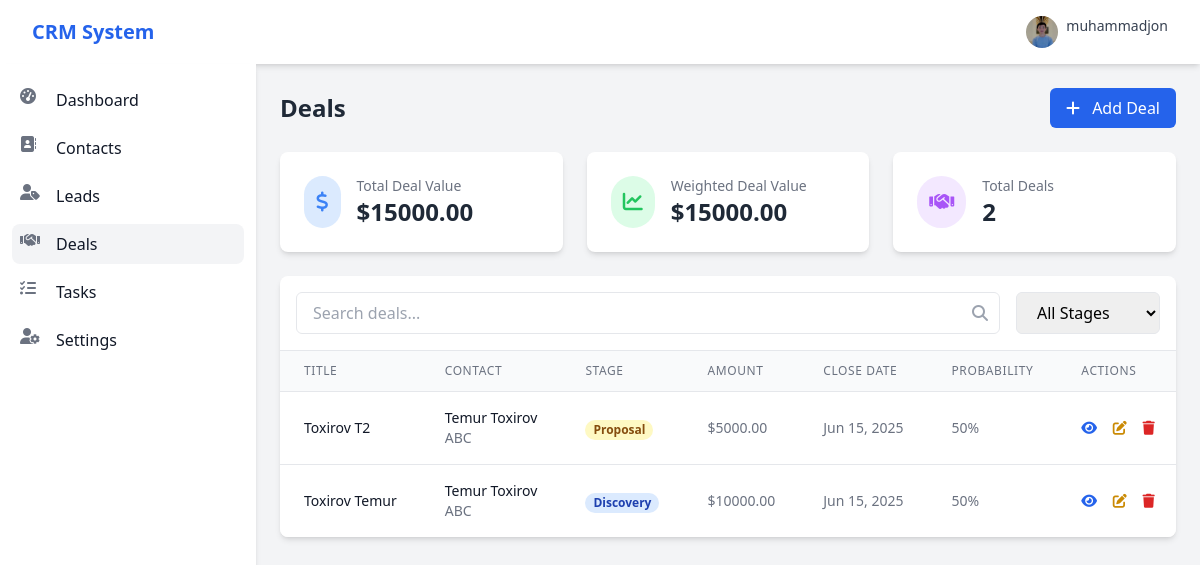
The page /deals/ (signed in) on the database its author committed.
### accounts/models.py (models this page shows, shortened)
class Profile(models.Model):
    user = models.OneToOneField(User, on_delete=models.CASCADE)
    bio = models.TextField(max_length=500, blank=True)
    phone_number = models.CharField(max_length=20, blank=True)
    position = models.CharField(max_length=100, blank=True)
    profile_image = models.ImageField(upload_to='profile_pics', default='default.jpg')

### deals/models.py (models this page shows, shortened)
class Deal(models.Model):
    STAGE_CHOICES = [
        ('discovery', 'Discovery'),
        ('proposal', 'Proposal'),
        ('negotiation', 'Negotiation'),
        ('closed_won', 'Closed Won'),
        ('closed_lost', 'Closed Lost'),
    ]
    title = models.CharField(max_length=200)
    contact = models.ForeignKey(Contact, on_delete=models.CASCADE, related_name='deals')
    lead = models.ForeignKey(Lead, on_delete=models.SET_NULL, null=True, blank=True, related_name='deals')
    stage = models.CharField(max_length=20, choices=STAGE_CHOICES, default='discovery')
    amount = models.DecimalField(max_digits=10, decimal_places=2)
    expected_close_date = models.DateField()
    probability = models.IntegerField(default=50, help_text="Probability of closing (%)")
    description = models.TextField(blank=True, null=True)
    assigned_to = models.ForeignKey(User, on_delete=models.SET_NULL, null=True, blank=True,
                                    related_name='assigned_deals')
    created_by = models.ForeignKey(User, on_delete=models.CASCADE, related_name='created_deals')
    created_at = models.DateTimeField(auto_now_add=True)
    updated_at = models.DateTimeField(auto_now=True)
    class Meta:
        ordering = ['-created_at']

### contacts/models.py (models this page shows, shortened)
class Contact(models.Model):
    LEAD_SOURCE_CHOICES = [
        ('website', 'Website'),
        ('referral', 'Referral'),
        ('social_media', 'Social Media'),
        ('email', 'Email Campaign'),
        ('other', 'Other'),
    ]
    first_name = models.CharField(max_length=100)
    last_name = models.CharField(max_length=100)
    email = models.EmailField(unique=True)
    phone = models.CharField(max_length=15, blank=True, null=True)
    company = models.CharField(max_length=100, blank=True, null=True)
    position = models.CharField(max_length=100, blank=True, null=True)
    address = models.TextField(blank=True, null=True)
    source = models.CharField(max_length=20, choices=LEAD_SOURCE_CHOICES, default='other')
    notes = models.TextField(blank=True, null=True)
    assigned_to = models.ForeignKey(User, on_delete=models.SET_NULL, null=True, blank=True,
                                    related_name='assigned_contacts')
    created_by = models.ForeignKey(User, on_delete=models.CASCADE, related_name='created_contacts')
    created_at = models.DateTimeField(auto_now_add=True)
    updated_at = models.DateTimeField(auto_now=True)
    class Meta:
        ordering = ['-created_at']

### deals/views.py (the view)
# urls.py: path('', views.deal_list, name='deal_list'),
@login_required
def deal_list(request):
    deals = Deal.objects.all()
    stage_totals = Deal.objects.values('stage').annotate(total=Sum('amount'))
    stage_totals_dict = {item['stage']: item['total'] for item in stage_totals}
    total_value = sum(stage_totals_dict.values())
    weighted_value = Deal.objects.aggregate(
        weighted_total=Sum('amount', field='amount * probability / 100')
    )['weighted_total'] or 0
    context = {
        'deals': deals,
        'stage_totals': stage_totals_dict,
        'total_value': total_value,
        'weighted_value': weighted_value,
    }
    return render(request, 'deals/deal_list.html', context)

### templates/deals/deal_list.html (shortened to what this page needs)
{% extends 'base.html' %}
{% block content %}
<div class="container mx-auto">
    <div class="flex flex-col md:flex-row justify-between items-start md:items-center mb-6 gap-4">
        <h1 class="text-2xl font-semibold text-gray-800">Deals</h1>
        <div class="flex flex-col sm:flex-row gap-2">
            <a href="{% url 'deal_create' %}" class="bg-blue-600 hover:bg-blue-700 text-white font-medium py-2 px-4 rounded-md">
                <i class="fas fa-plus mr-2"></i> Add Deal
            </a>
        </div>
    </div>
    <div class="grid grid-cols-1 md:grid-cols-3 gap-6 mb-6">
        <div class="bg-white rounded-lg shadow-md p-6">
            <div class="flex items-center">
                <div class="p-3 rounded-full bg-blue-100 text-blue-500">
                    <i class="fas fa-dollar-sign text-xl"></i>
                </div>
                <div class="ml-4">
                    <p class="text-gray-500 text-sm">Total Deal Value</p>
                    <p class="text-2xl font-semibold text-gray-800">${{ total_value|floatformat:2 }}</p>
                </div>
            </div>
        </div>
        <div class="bg-white rounded-lg shadow-md p-6">
            <div class="flex items-center">
                <div class="p-3 rounded-full bg-green-100 text-green-500">
                    <i class="fas fa-chart-line text-xl"></i>
                </div>
                <div class="ml-4">
                    <p class="text-gray-500 text-sm">Weighted Deal Value</p>
                    <p class="text-2xl font-semibold text-gray-800">${{ weighted_value|floatformat:2 }}</p>
                </div>
            </div>
        </div>
        <div class="bg-white rounded-lg shadow-md p-6">
            <div class="flex items-center">
                <div class="p-3 rounded-full bg-purple-100 text-purple-500">
                    <i class="fas fa-handshake text-xl"></i>
                </div>
                <div class="ml-4">
                    <p class="text-gray-500 text-sm">Total Deals</p>
                    <p class="text-2xl font-semibold text-gray-800">{{ deals|length }}</p>
                </div>
            </div>
        </div>
    </div>
    <div class="bg-white shadow-md rounded-lg overflow-hidden">
        <div class="p-4 border-b">
            <div class="flex flex-col md:flex-row md:items-center md:justify-between gap-4">
                <div class="relative flex-grow">
                    <input type="text" id="search" placeholder="Search deals..." class="w-full px-4 py-2 border rounded-md focus:outline-none focus:ring-2 focus:ring-blue-500">
                    <div class="absolute inset-y-0 right-0 flex items-center pr-3 pointer-events-none">
                    </div>
                </div>
                <div class="flex flex-col sm:flex-row gap-2">
                    <select id="stage-filter" class="px-4 py-2 border rounded-md focus:outline-none focus:ring-2 focus:ring-blue-500">
                        <option value="">All Stages</option>
                    </select>
                </div>
            </div>
        </div>
        {% if deals %}
            <div class="overflow-x-auto">
                <table class="min-w-full divide-y divide-gray-200">
                    <thead class="bg-gray-50">
                        <tr>
                            <th class="px-6 py-3 text-left text-xs font-medium text-gray-500 uppercase tracking-wider">Title</th>
                            <th class="px-6 py-3 text-left text-xs font-medium text-gray-500 uppercase tracking-wider">Contact</th>
                            <th class="px-6 py-3 text-left text-xs font-medium text-gray-500 uppercase tracking-wider">Stage</th>
                            <th class="px-6 py-3 text-left text-xs font-medium text-gray-500 uppercase tracking-wider">Amount</th>
                            <th class="px-6 py-3 text-left text-xs font-medium text-gray-500 uppercase tracking-wider">Close Date</th>
                            <th class="px-6 py-3 text-left text-xs font-medium text-gray-500 uppercase tracking-wider">Probability</th>
                            <th class="px-6 py-3 text-left text-xs font-medium text-gray-500 uppercase tracking-wider">Actions</th>
                        </tr>
                    </thead>
                    <tbody class="bg-white divide-y divide-gray-200" id="deals-table-body">
                        {% for deal in deals %}
                            <tr class="deal-row"
                                data-title="{{ deal.title|lower }}"
                                data-stage="{{ deal.stage }}">
                                <td class="px-6 py-4 whitespace-nowrap">
                                    <div class="text-sm font-medium text-gray-900">
                                        <a href="{% url 'deal_detail' deal.id %}">{{ deal.title }}</a>
                                    </div>
                                </td>
                                <td class="px-6 py-4 whitespace-nowrap">
                                    <div class="text-sm text-gray-900">
                                        <a href="{% url 'contact_detail' deal.contact.id %}">
                                            {{ deal.contact.first_name }} {{ deal.contact.last_name }}
                                        </a>
                                    </div>
                                    <div class="text-sm text-gray-500">{{ deal.contact.company|default:"-" }}</div>
                                </td>
                                <td class="px-6 py-4 whitespace-nowrap">
                                    <span class="px-2 inline-flex text-xs leading-5 font-semibold rounded-full
                                        {% if deal.stage == 'discovery' %}bg-blue-100 text-blue-800
                                        {% elif deal.stage == 'proposal' %}bg-yellow-100 text-yellow-800
                                        {% elif deal.stage == 'negotiation' %}bg-purple-100 text-purple-800
                                        {% elif deal.stage == 'closed_won' %}bg-green-100 text-green-800
                                        {% elif deal.stage == 'closed_lost' %}bg-red-100 text-red-800
                                        {% endif %}">
                                        {{ deal.get_stage_display }}
                                    </span>
                                </td>
                                <td class="px-6 py-4 whitespace-nowrap text-sm text-gray-500">${{ deal.amount }}</td>
                                <td class="px-6 py-4 whitespace-nowrap text-sm text-gray-500">{{ deal.expected_close_date|date:"M d, Y" }}</td>
                                <td class="px-6 py-4 whitespace-nowrap text-sm text-gray-500">{{ deal.probability }}%</td>
                                <td class="px-6 py-4 whitespace-nowrap text-sm font-medium">
                                    <a href="{% url 'deal_detail' deal.id %}" class="text-blue-600 hover:text-blue-900 mr-3" title="View">
                                        <i class="fas fa-eye"></i>
                                    </a>
                                    <a href="{% url 'deal_update' deal.id %}" class="text-yellow-600 hover:text-yellow-900 mr-3" title="Edit">
                                        <i class="fas fa-edit"></i>
                                    </a>
                                    <a href="{% url 'deal_delete' deal.id %}" class="text-red-600 hover:text-red-900" title="Delete">
                                        <i class="fas fa-trash"></i>
                                    </a>
                                </td>
                            </tr>
                        {% endfor %}
                    </tbody>
                </table>
            </div>
        {% else %}
            <div class="p-6 text-center">
                <p class="text-gray-500">No deals found. <a href="{% url 'deal_create' %}" class="text-blue-600 hover:underline">Add your first deal</a>.</p>
            </div>
        {% endif %}
    </div>
</div>
{% endblock %}

### templates/base.html (shortened to what this page needs)
{% load static %}
<!DOCTYPE html>
<html lang="en">
<head>
    <script src="https://cdn.tailwindcss.com"></script>
    <link rel="stylesheet" href="https://cdnjs.cloudflare.com/ajax/libs/font-awesome/6.4.0/css/all.min.css">
</head>
<body class="bg-gray-100 min-h-screen flex flex-col">
    {% if user.is_authenticated %}
        {% include 'includes/navbar.html' %}
        <div class="flex flex-1">
            {% include 'includes/sidebar.html' %}
            <main class="flex-1 p-6 overflow-y-auto">
                {% block content %}{% endblock %}
            </main>
        </div>
    {% else %}
        <main class="flex-1">
            {% include 'includes/messages.html' %}
            {% block auth_content %}{% endblock %}
        </main>
    {% endif %}
</body>
</html>

### templates/includes/navbar.html (shortened to what this page needs)
<nav class="bg-white shadow-md">
    <div class="max-w-7xl mx-auto px-4 sm:px-6 lg:px-8">
        <div class="flex justify-between h-16">
            <div class="flex items-center">
                <div class="flex-shrink-0 flex items-center">
                    <a href="{% url 'dashboard' %}" class="text-xl font-bold text-blue-600">CRM System</a>
                </div>
            </div>
            <div class="flex items-center">
                <div class="ml-3 relative">
                    <div>
                        <button type="button" class="flex text-sm rounded-full focus:outline-none" id="user-menu-button" aria-expanded="false" aria-haspopup="true">
                            {% if user.profile.profile_image %}
                                <img class="h-8 w-8 rounded-full object-cover" src="{{ user.profile.profile_image.url }}" alt="{{ user.username }}">
                            {% else %}
                                <div class="h-8 w-8 rounded-full bg-blue-500 flex items-center justify-center text-white">
                                    {{ user.username|first|upper }}
                                </div>
                            {% endif %}
                            <span class="ml-2 text-gray-700 hidden sm:block">{{ user.username }}</span>
                        </button>
                    </div>
                </div>
            </div>
        </div>
    </div>
</nav>

### templates/includes/sidebar.html
<aside class="w-64 bg-white shadow-md">
    <div class="h-full px-3 py-4 overflow-y-auto">
        <ul class="space-y-2">
            <li>
                <a href="{% url 'dashboard' %}" class="flex items-center p-2 text-gray-900 rounded-lg hover:bg-gray-100 {% if request.path == '/dashboard/' or request.path == '/' %}bg-gray-100{% endif %}">
                    <i class="fas fa-tachometer-alt w-6 h-6 text-gray-500"></i>
                    <span class="ml-3">Dashboard</span>
                </a>
            </li>
            <li>
                <a href="{% url 'contact_list' %}" class="flex items-center p-2 text-gray-900 rounded-lg hover:bg-gray-100 {% if '/contacts/' in request.path %}bg-gray-100{% endif %}">
                    <i class="fas fa-address-book w-6 h-6 text-gray-500"></i>
                    <span class="ml-3">Contacts</span>
                </a>
            </li>
            <li>
                <a href="{% url 'lead_list' %}" class="flex items-center p-2 text-gray-900 rounded-lg hover:bg-gray-100 {% if '/leads/' in request.path %}bg-gray-100{% endif %}">
                    <i class="fas fa-user-tag w-6 h-6 text-gray-500"></i>
                    <span class="ml-3">Leads</span>
                </a>
            </li>
            <li>
                <a href="{% url 'deal_list' %}" class="flex items-center p-2 text-gray-900 rounded-lg hover:bg-gray-100 {% if '/deals/' in request.path and '/kanban/' not in request.path %}bg-gray-100{% endif %}">
                    <i class="fas fa-handshake w-6 h-6 text-gray-500"></i>
                    <span class="ml-3">Deals</span>
                </a>
            </li>
            <li>
                <a href="{% url 'task_list' %}" class="flex items-center p-2 text-gray-900 rounded-lg hover:bg-gray-100 {% if '/tasks/' in request.path %}bg-gray-100{% endif %}">
                    <i class="fas fa-tasks w-6 h-6 text-gray-500"></i>
                    <span class="ml-3">Tasks</span>
                </a>
            </li>
            <li>
                <a href="{% url 'profile' %}" class="flex items-center p-2 text-gray-900 rounded-lg hover:bg-gray-100 {% if '/accounts/profile/' in request.path %}bg-gray-100{% endif %}">
                    <i class="fas fa-user-cog w-6 h-6 text-gray-500"></i>
                    <span class="ml-3">Settings</span>
                </a>
            </li>
        </ul>
    </div>
</aside>

### rows shown on the page
Deal: title "Toxirov T2", contact.first_name "Temur", contact.last_name "Toxirov", contact.company "ABC", stage "Proposal", amount "5000.00", expected_close_date "Jun 15, 2025", probability "50"
Deal: title "Toxirov Temur", contact.first_name "Temur", contact.last_name "Toxirov", contact.company "ABC", stage "Discovery", amount "10000.00", expected_close_date "Jun 15, 2025", probability "50"

### other values the page prints
{{ user.username }} "muhammadjon"
{{ total_value|floatformat:2 }} "15000.00"
{{ weighted_value|floatformat:2 }} "15000.00"
{{ deals|length }} "2"
